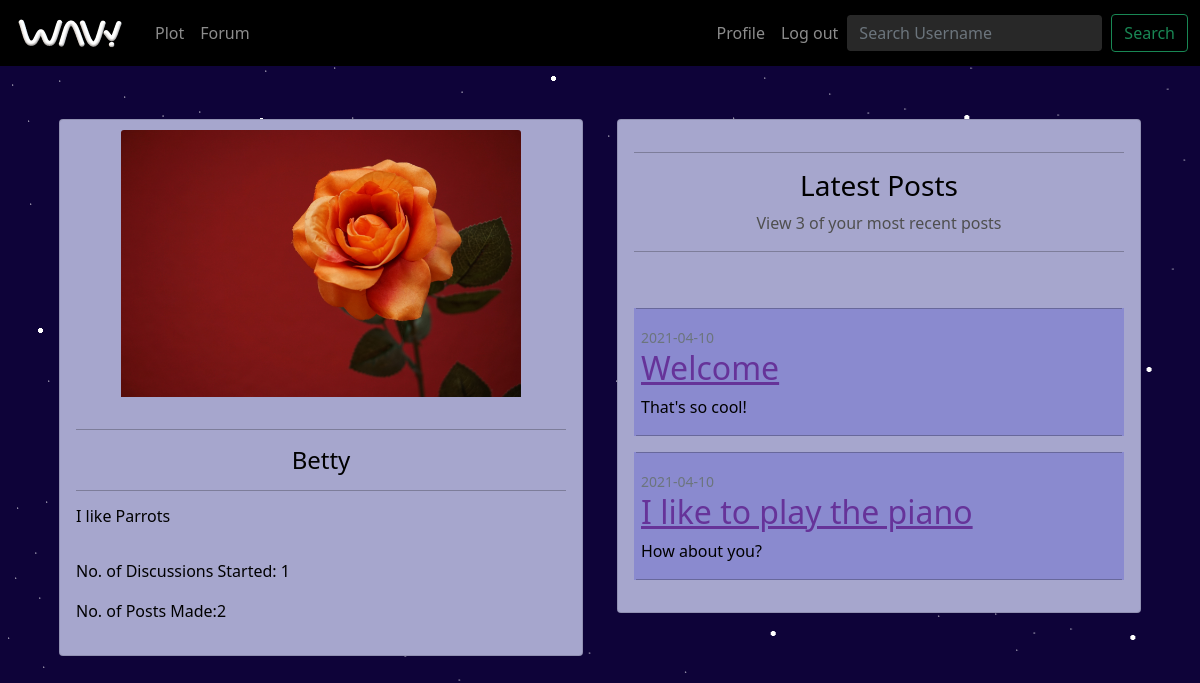
The page /profile/display_profiles/Betty/ (signed in) on the database its author committed.
### my_app/models.py (models this page shows, shortened)
class Profile(db.Model):
    __tablename__ = "Profile"
    id = db.Column(db.Integer, primary_key=True)
    username = db.Column(db.Text, unique=True, nullable=False)
    photo = db.Column(db.Text)
    bio = db.Column(db.Text)
    user_id = db.Column(db.Integer, db.ForeignKey('User.id'), nullable=False)
    topic_count = db.Column(db.Integer, default=0, nullable=False)
    post_count = db.Column(db.Integer, default=0, nullable=False)
    topics = db.relationship("Topic", backref="profile", lazy=True)
    posts = db.relationship("Post", backref="profile", lazy=True)

class Post(db.Model):
    __tablename__ = "Post"
    id = db.Column(db.Integer, primary_key=True)
    topic_id = db.Column(db.Integer, db.ForeignKey("Topic.id"))
    profile_id = db.Column(db.Integer, db.ForeignKey("Profile.id"))
    date_created = db.Column(db.DateTime, default=datetime.now())
    content = db.Column(db.Text, nullable=False)
    photo = db.Column(db.Text)
    @property
    def url(self):
        return url_for("forum.view_post", post_id=self.id)

class Topic(db.Model):
    __tablename__ = "Topic"
    id = db.Column(db.Integer, primary_key=True)
    title = db.Column(db.Text, nullable=False)
    profile_id = db.Column(db.Integer, db.ForeignKey("Profile.id"))
    date_created = db.Column(db.DateTime, default=datetime.now(), nullable=False)
    post_count = db.Column(db.Integer, default=0, nullable=False)
    posts = db.relationship("Post", backref="topic", lazy=True)

### my_app/profile/routes.py (the view)
@profile_bp.route('/display_profiles', methods=['POST', 'GET'], defaults={'username': None})
@profile_bp.route('/display_profiles/<username>/', methods=['POST', 'GET'])
@login_required
def display_profiles(username):
    users_found = None
    posts = None
    posts_count = None
    topic_count = None
    if username is None:
        if request.method == 'POST':
            term = request.form['search_term']
            if term == "":
                flash("Enter a name to search for")
                return redirect(url_for("profile.index"))
            users_found = Profile.query.filter(Profile.username.contains(term)).all()
    else:
        users_found = Profile.query.filter_by(username=username).all()
    if not users_found:
        flash("Username does not exist")
        return redirect(url_for("profile.index"))
    urls = []
    for user in users_found:
        if user.photo:
            url = photos.url(user.photo)
            urls.append(url)
        posts = Post.query.filter_by(profile_id=user.id).order_by(Post.date_created.desc()).limit(3)
        posts_count = db.session.query(Post).filter_by(profile_id=user.id).count()
        topic_count = db.session.query(Topic).filter_by(profile_id=user.id).count()
    return render_template('display_profile.html', profiles=zip(users_found, urls),
                           posts=posts, posts_count=posts_count, topic_count=topic_count)

### my_app/auth/routes.py (called while the page is built)
@login_manager.user_loader
def load_user(user_id):
    if user_id is not None:
        return User.query.get(user_id)
    return None

### my_app/templates/display_profile.html (shortened to what this page needs)
{% extends 'layout.html' %}
{% set title = 'Profile Display' %}
{% from "_formhelpers.html" import render_field %}
{% block content %}
    {% for user, url in profiles %}
        <br>
        <br>
        <div class="container-fluid">
            <div class="row">
                <div class="col">
                    <div class="card" style="background-color:#a6a6cd; margin: 5px">
                        <img class="card-img-top responsive_profile" src="{{ url }}" alt="User profile photo">
                        <div class="card-body" style="color:black">
                            <hr style="color: black">
                            <h4 class="card-title text-center">{{ user.username }}</h4>
                            <hr style="color: black">
                            <h6 class="card-text">{{ user.bio }}</h6>
                            <br>
                            <p class = "article-content">No. of Discussions Started: {{ topic_count }}</p>
                            <p class="article-content"> No. of Posts Made:{{ posts_count }}</p>
                        </div>
                    </div>
                </div>
                <div class="col">
                    <div class="card" style="background-color:#a6a6cd; margin: 5px">
                        <div class="card-body">
                        <hr style="color: black">
                        <h3 class="text-center" style="color: black">Latest Posts</h3>
                        <p class="text-center" style="color: #4f4f4f">View 3 of your most recent posts </p>
                        <hr style="color: black">
                        <br>
                            {% for post in posts %}
                                <article class="media content-section" style="background-color: #8a8acf">
                                    <div class="media-body" style="margin: 2px;">
                                        <hr style="color: black">
                                        <div class="article-metadata">
                                            <small class="text-muted" style="margin-left: 5px">{{ post.date_created.strftime('%Y-%m-%d') }}</small>
                                        </div>
                                        <h2><a href="{{ post.url }}" class="article-title link-dark" style="margin-left: 5px; color: rebeccapurple">{{ post.topic.title }}</a></h2>
                                        <p class="article-content" style="margin-left: 5px; color: black">{{ post.content }}</p>
                                        <hr style="color: black">
                                    </div>
                                </article>
                            {% endfor %}
                        </div>
                    </div>
                </div>
            </div>
        </div>
        <br>
    {% endfor %}
{% endblock %}

### rows shown on the page
Profile: username "Betty", bio "I like Parrots", topic_count "1", posts_count "2"
Post: date_created "2021-04-10", topic "Welcome", content "That's so cool!"
Post: date_created "2021-04-10", topic "I like to play the piano", content "How about you?"
